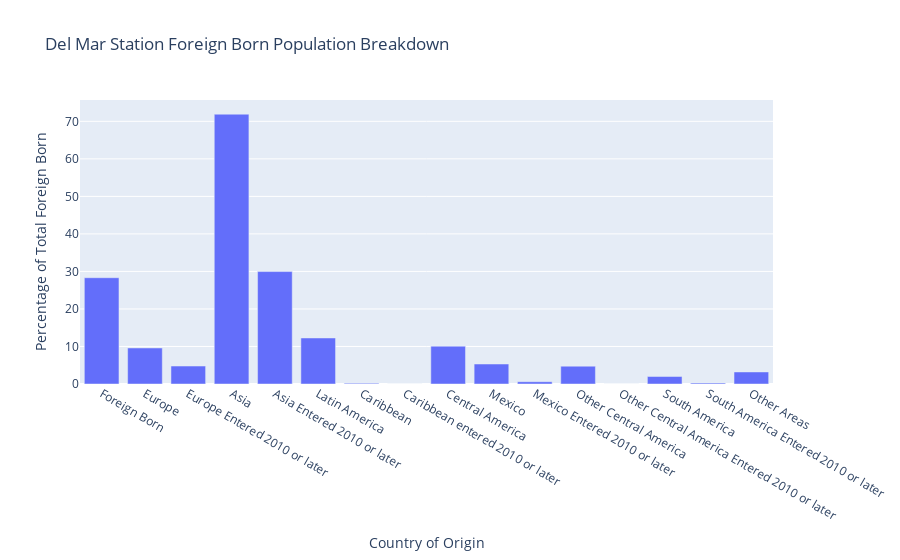

The cell this chart's notebook holds for it:
### Code cell
stn_chart19(station = delmar, name= 'Del Mar')

### Figure 1 — Plotly figure (JSON) as saved in the notebook; plotly's stock layout.template omitted (floating-point values rounded to 4 significant figures)
{"data": [{"alignmentgroup": "True", "hovertemplate": "Country of Origin=%{x}<br>Percentage of Total Foreign Born=%{y}<extra></extra>", "legendgroup": "", "marker": {"color": "#636efa", "pattern": {"shape": ""}}, "name": "", "offsetgroup": "", "orientation": "v", "showlegend": false, "textposition": "auto", "type": "bar", "x": ["Foreign Born", "Europe", "Europe Entered 2010 or later", "Asia", "Asia Entered 2010 or later", "Latin America", "Caribbean", "Caribbean entered 2010 or later", "Central America", "Mexico", "Mexico Entered 2010 or later", "Other Central America", "Other Central America Entered 2010 or later", "South America", "South America Entered 2010 or later", "Other Areas"], "xaxis": "x", "y": [28.32, 9.602, 4.785, 71.9, 29.96, 12.27, 0.1927, 0, 10.08, 5.331, 0.6101, 4.753, 0, 1.991, 0.2569, 3.211], "yaxis": "y"}], "layout": {"autosize": true, "barmode": "relative", "legend": {"tracegroupgap": 0}, "title": {"text": "Del Mar Station Foreign Born Population Breakdown"}, "xaxis": {"anchor": "y", "autorange": true, "domain": [0, 1], "range": [-0.5, 15.5], "title": {"text": "Country of Origin"}, "type": "category"}, "yaxis": {"anchor": "x", "autorange": true, "domain": [0, 1], "range": [0, 75.69], "title": {"text": "Percentage of Total Foreign Born"}, "type": "linear"}}}
